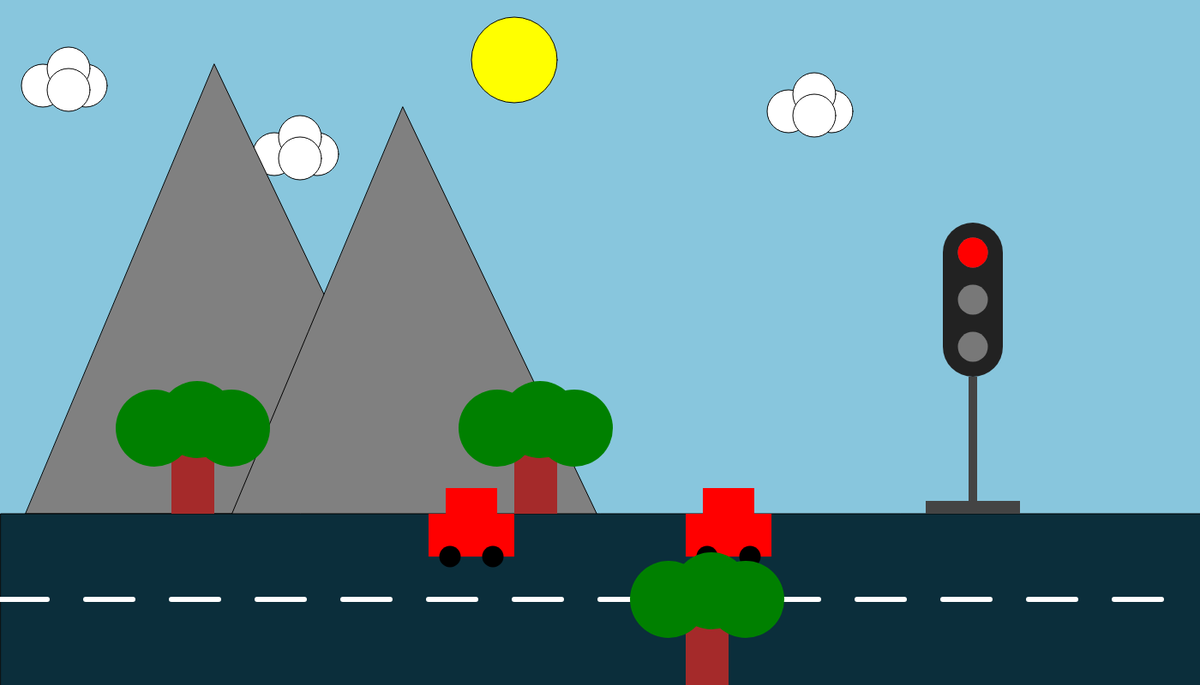
Frame 1 (no input)
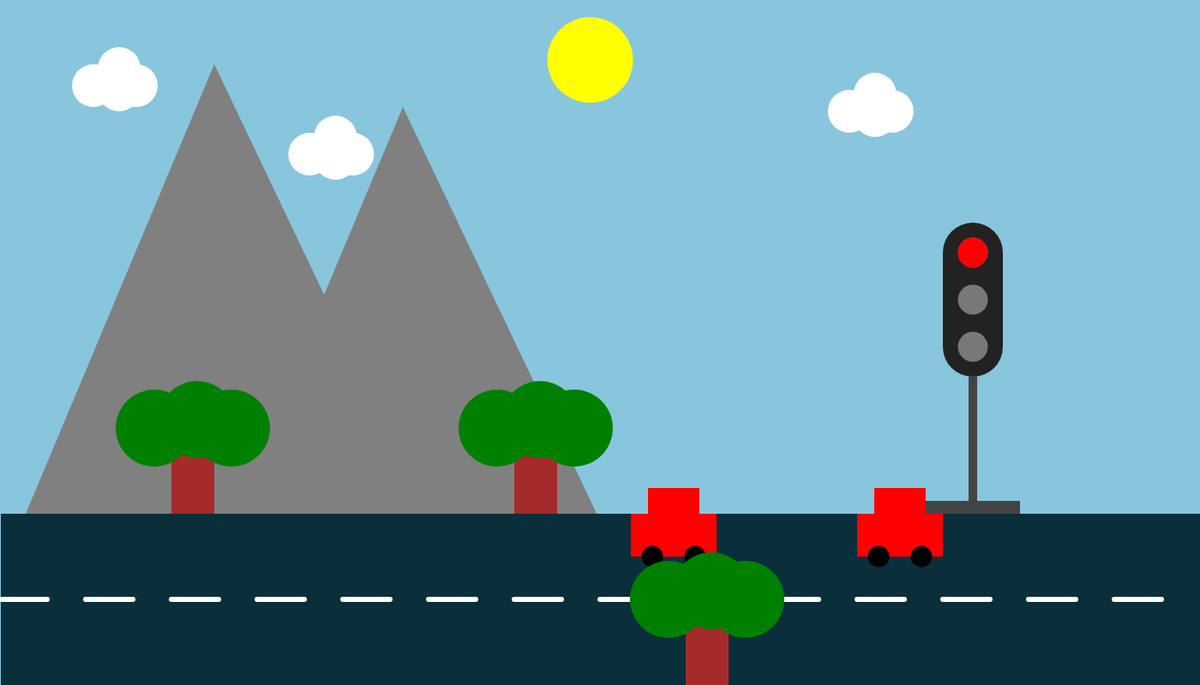
Frame 60 (no input)
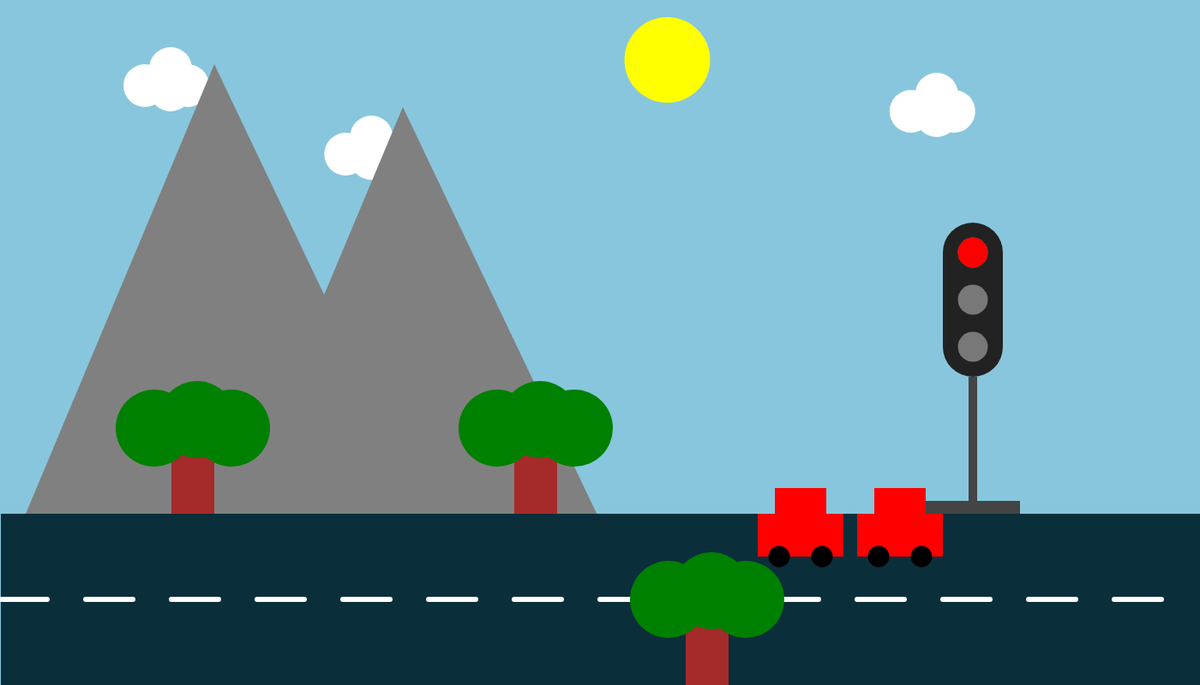
Frame 120 (the mouse pressed at the canvas centre since frame 60)

The p5.js sketch that drew these frames (run headless with seeded random() and noise() and a simulated clock; from frame 60 on, the mouse is pressed at the canvas centre):

// p5.js sketch
// ── sketch.js
let cars = [
  { x: 800, y: 600 },
  { x: 500, y: 600 }
];
let clouds = [
  { x: 80, y: 100, speed: 1 },
  { x: 350, y: 180, speed: 0.7 },
  { x: 950, y: 130, speed: 1.2 }
];
let sun = { x: 600, y: 70, speed: 1.5 };
let stoplight = 'red'
let enterCooldown = 0;


function setup() {
  createCanvas(1400, 800);
}

function draw() {
  background('#88c6dd');

  drawSun(sun.x, sun.y);
  for (let cloud of clouds) {
    drawCloud(cloud.x, cloud.y);
  }

  moveSky();
  drawMountain(30, 75);
  drawMountain(250, 125);

  drawRoad(700);

  drawStoplight(1100, 260);
  drawTree(200, 500);
  drawTree(600, 500);

  for (let car of cars) {
    drawCar(car.x, car.y);
  }
  moveCar();

  drawTree(800, 700);

}

function moveCar() {
  for (let car of cars) {
    let carAhead = false;
    let speed = 4;

    for (let otherCar of cars) {
      if (otherCar !== car) {
        let distance = (otherCar.x - car.x + width) % width;

        if (distance > 0 && distance < 120) {
          carAhead = true;
        }
      }
    }

    if (stoplight === 'orange') {
      speed = 1;
    }

    if (!carAhead && (
      stoplight !== 'red' ||
      car.x + 100 < 1100 ||
      car.x >= 1100
    )) {
      car.x += speed;
    }

    if (car.x > width) {
      car.x = -100;
    }
  }
}

function moveSky() {
  for (let cloud of clouds) {
    cloud.x += cloud.speed;

    if (cloud.x > width - 45 || cloud.x < 30) {
      cloud.speed *= -1;
    }
  }

  sun.x += sun.speed;

  if (sun.x > width - 50 || sun.x < 50) {
    sun.speed *= -1;
  }
}

function drawRoad(y) {
  fill('#0b2e3b');
  rect(1, 600, 1400, 800);
  stroke(255);
  strokeWeight(6);
  for (let x = 0; x < width; x += 100) {
    line(x, y, x + 55, y);
  }
  noStroke();
}

function drawCloud(x, y) {
  fill('white');
  circle(x + 20, y, 50);
  circle(x - 30, y, 50);
  circle(x, y - 20, 50);
  circle(x, y + 5, 50);
}

function drawSun(x, y) {
  fill('yellow');
  circle(x, y, 100);
}

function drawMountain(x, y) {
  fill('grey');
  triangle(x, y + 525, x + 470, y + 525, x + 220, y);
}

function drawTree(x, y) {
  fill('brown');
  rect(x, y, 50, 100);

  fill('green');
  circle(x + 30, y - 10, 90);
  circle(x + 70, y, 90);
  circle(x - 20, y, 90);
}

function drawCar(x, y) {
  fill('red');
  rect(x, y, 100, 50);
  rect(x + 20, y - 30, 60, 30);

  fill('black');
  circle(x + 25, y + 50, 25);
  circle(x + 75, y + 50, 25);
}

function drawStoplight(x, y) {
  fill('#222222');
  rect(x, y, 70, 180, 100);
  fill(120)
  circle(x + 35, y + 35, 35);
  circle(x + 35, y + 90, 35);
  circle(x + 35, y + 145, 35);

  fill('#444444');
  rect(x + 30, y + 180, 10, 150);
  rect(x - 20, y + 325, 110, 15);

  if (stoplight == 'red'){
    fill('red')
    circle(x + 35, y + 35, 35);
  }else if (stoplight == 'green'){
    fill('green')
    circle(x + 35, y + 145, 35);
  }else if (stoplight == 'orange'){
    fill('orange')
    circle(x + 35, y + 90, 35);
  }

  if (enterCooldown > 0){
    enterCooldown -= 1;
  }

  if (keyIsDown(13) && enterCooldown === 0){
    if (stoplight === 'red'){
      stoplight = 'green'
    } else if (stoplight === 'green'){
      stoplight = 'orange'
    } else if (stoplight === 'orange'){
      stoplight = 'red'
    }
    enterCooldown = 10;
  }
}
